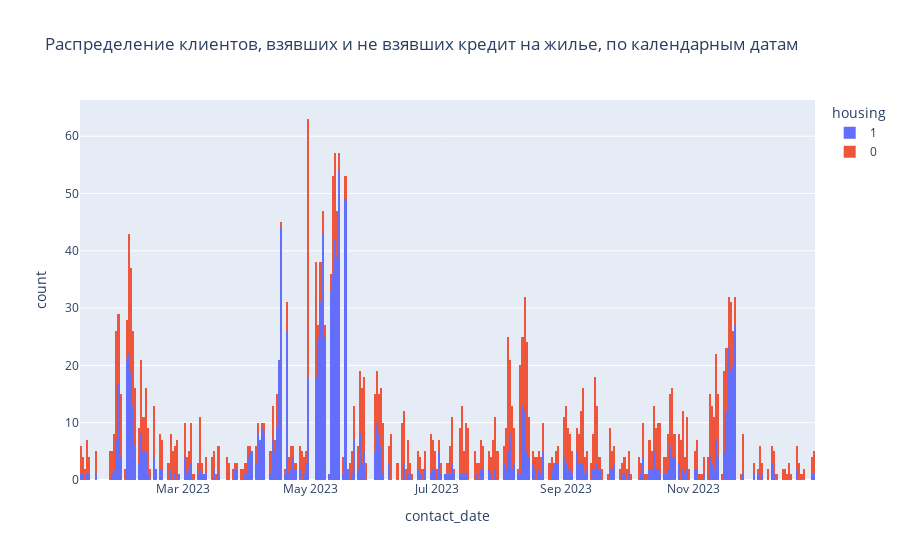

Notebook cell for this chart:
### Markdown cell above
Видно, что в определенные даты клиентам звонили явно чаще, в другие реже.

### Code cell
fig2 = px.histogram(
    data_participated, 
    x='contact_date', 
    color='housing', 
    nbins=365,
    title='Распределение клиентов, взявших и не взявших кредит на жилье, по календарным датам', 
)
fig2.show()

### Figure 1 — Plotly figure (JSON) as saved in the notebook; plotly's stock layout.template omitted (floating-point values rounded to 4 significant figures; data arrays with more than 128 entries replaced by an {"elided": "..."} marker saying what was removed)
{"data": [{"alignmentgroup": "True", "bingroup": "x", "hovertemplate": "housing=1<br>contact_date=%{x}<br>count=%{y}<extra></extra>", "legendgroup": "1", "marker": {"color": "#636efa", "pattern": {"shape": ""}}, "name": "1", "nbinsx": 365, "offsetgroup": "1", "orientation": "v", "showlegend": true, "type": "histogram", "x": {"elided": "1192 str values"}, "xaxis": "x", "yaxis": "y"}, {"alignmentgroup": "True", "bingroup": "x", "hovertemplate": "housing=0<br>contact_date=%{x}<br>count=%{y}<extra></extra>", "legendgroup": "0", "marker": {"color": "#EF553B", "pattern": {"shape": ""}}, "name": "0", "nbinsx": 365, "offsetgroup": "0", "orientation": "v", "showlegend": true, "type": "histogram", "x": {"elided": "1402 str values"}, "xaxis": "x", "yaxis": "y"}], "layout": {"barmode": "relative", "legend": {"title": {"text": "housing"}, "tracegroupgap": 0}, "title": {"text": "Распределение клиентов, взявших и не взявших кредит на жилье, по календарным датам"}, "xaxis": {"anchor": "y", "domain": [0, 1], "title": {"text": "contact_date"}}, "yaxis": {"anchor": "x", "domain": [0, 1], "title": {"text": "count"}}}}
